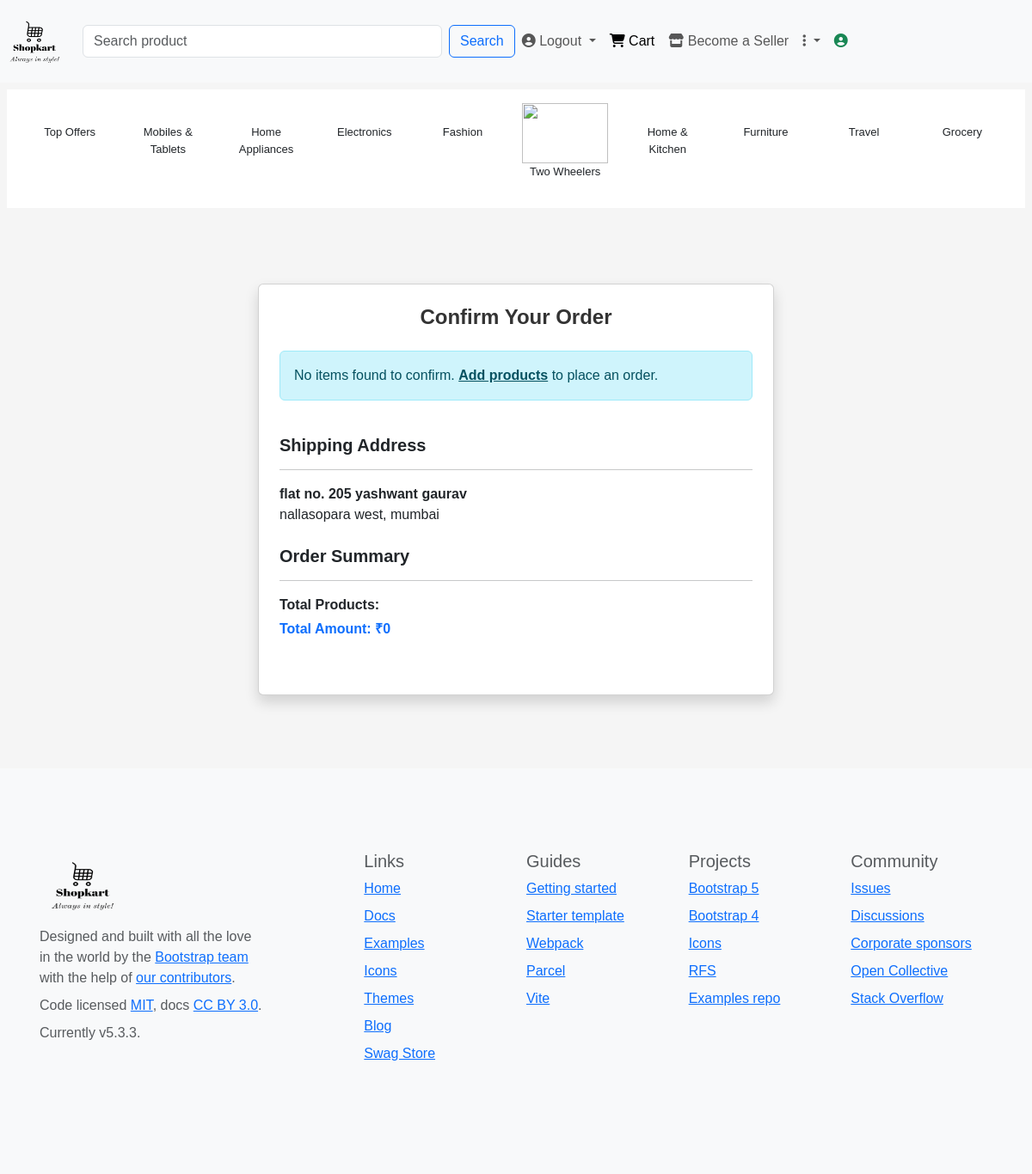
The page /confirm_order/1/ (signed in) on the database its author committed.
### product/models.py (models this page shows)
class ShippingAddress(models.Model):
    customer = models.ForeignKey(Customer,on_delete=models.CASCADE)
    address_line1 = models.CharField(max_length=50)
    landmark = models.CharField(max_length=50)
    city = models.CharField(max_length=50)
    state= models.CharField(max_length=50)
    pincode = models.CharField(max_length=6,validators=[RegexValidator(r'^\d{6}$','Enter a valid 6 digit pincode')])

### account/views.py (the view)
# urls.py: path('confirm_order/<int:id>/',views.confirm_order,name="confirm_order"),
def confirm_order(request,id):
    if request.user.is_authenticated:
        cart_item = Cart.objects.filter(customer=request.user)
        address = ShippingAddress.objects.get(id=id)
        total_amount=0
        for item in cart_item:
            total_amount += item.product.price * item.quantity
        context={
            'cart_items':cart_item,
            'address':address,
            'total_amount':total_amount
        }
        return render(request,'confirm_order.html',context)
    else:
        return redirect('signin')

### templates/confirm_order.html (shortened to what this page needs)
{% extends "base.html" %}
{% block content %}
<div class="container d-flex justify-content-center align-items-center" style="min-height: 80vh;">
  <div class="card p-4 shadow" style="max-width: 600px; width: 100%;">
    <h2 class="fw-bold mb-4 text-center" style="font-size: 24px; color: #333;">Confirm Your Order</h2>
    <div class="mb-4">
      {% if cart_items %}
      <h5 class="fw-bold">Order Details</h5>
      <hr>
      {% for item in cart_items %}
      <div class="d-flex justify-content-between align-items-center mb-2">
        <div>
          <strong>{{ item.product.title }}</strong>
          <p class="mb-0 text-muted">Quantity: {{ item.quantity }}</p>
        </div>
        <div>
          <span>₹{{ item.product.price }}</span>
        </div>
      </div>
      {% endfor %}
      {% else %}
      <div class="alert alert-info" role="alert">
        No items found to confirm. <a href="{% url 'index' %}" class="alert-link">Add products</a> to place an order.
      </div>
      {% endif %}
    </div>
    <div class="mb-4">
      <h5 class="fw-bold">Shipping Address</h5>
      <hr>
      <p class="mb-0">
        <strong>{{ address.address_line1 }}</strong><br>
        {{ address.landmark }}, {{ address.city }}
      </p>
    </div>
    <div class="mb-4">
      <h5 class="fw-bold">Order Summary</h5>
      <hr>
      <p class="mb-1"><strong>Total Products: </strong>{{ total_items }}</p>
      <p class="fw-bold text-primary">Total Amount: ₹{{ total_amount }}</p>
    </div>
  </div>
</div>
{% endblock content %}

### static/css/style.css (style rules this page uses)
body { background-color: whitesmoke; }
* { font-size: 16px; font-family: Arial, Helvetica, sans-serif; }

### rows shown on the page
ShippingAddress: address_line1 "flat no. 205 yashwant gaurav", landmark "nallasopara west", city "mumbai"

### other values the page prints
{{ total_amount }} "0"
